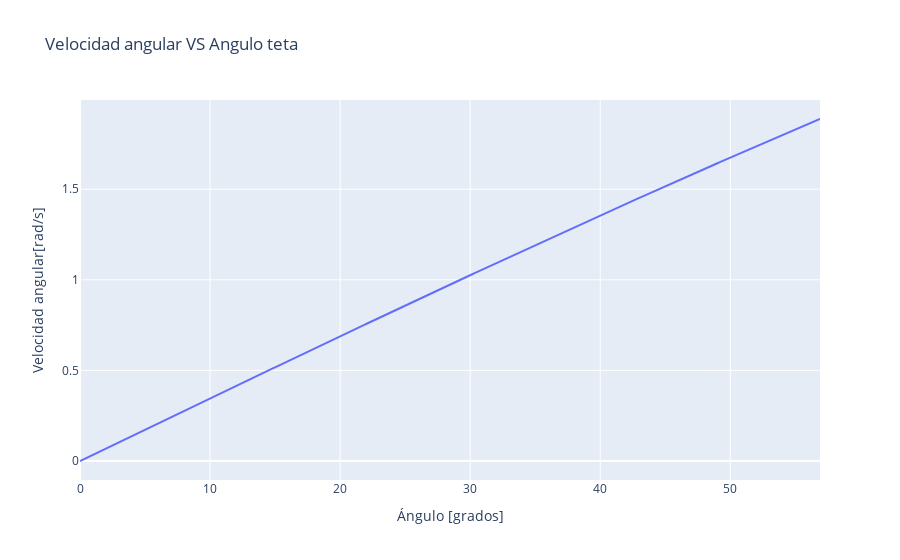

This figure's notebook cell:
### Markdown cell above
# Gráficas

### Code cell
#Datos del ejercicio
b=3
m=2000
u=0,3
g=9.81
#Ecuaciones y aálisis
ang=np.arange(0,57,0.1)
W=np.sqrt(((12*g)/(5*b))*(1-np.cos(ang*(np.pi/180))))
#plot
fig=px.line(x=ang,y=W,labels={'x':'Ángulo [grados]','y':'Velocidad angular[rad/s]'},title="Velocidad angular VS Angulo teta")
fig.show()

### Figure 1 — Plotly figure (JSON) as saved in the notebook; plotly's stock layout.template omitted (floating-point values rounded to 4 significant figures; data arrays with more than 128 entries replaced by an {"elided": "..."} marker saying what was removed)
{"data": [{"hovertemplate": "Ángulo [grados]=%{x}<br>Velocidad angular[rad/s]=%{y}<extra></extra>", "legendgroup": "", "line": {"color": "#636efa", "dash": "solid"}, "mode": "lines", "name": "", "orientation": "v", "showlegend": false, "type": "scatter", "x": {"elided": "570 float values"}, "xaxis": "x", "y": {"elided": "570 float values"}, "yaxis": "y"}], "layout": {"autosize": true, "legend": {"tracegroupgap": 0}, "title": {"text": "Velocidad angular VS Angulo teta"}, "xaxis": {"anchor": "y", "autorange": true, "domain": [0, 1], "range": [0, 56.9], "title": {"text": "Ángulo [grados]"}, "type": "linear"}, "yaxis": {"anchor": "x", "autorange": true, "domain": [0, 1], "range": [-0.1049, 1.992], "title": {"text": "Velocidad angular[rad/s]"}, "type": "linear"}}}
